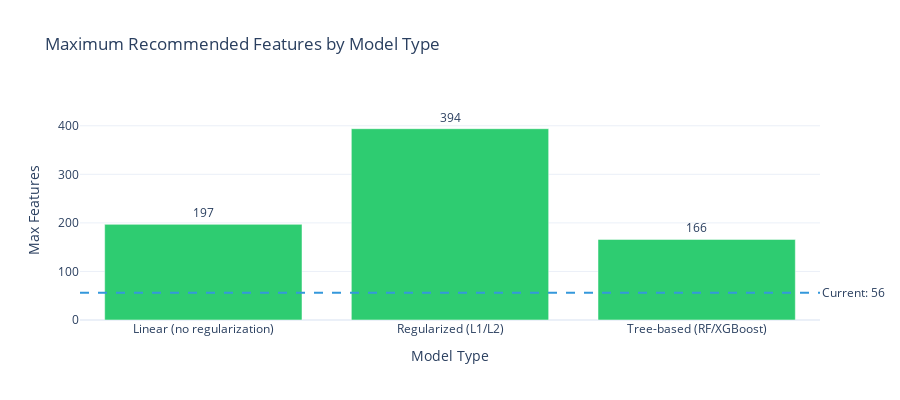

Write notebook code for a chart like this one.
### Markdown cell above
### 6.3.1 Model Complexity Guidance

Based on your data capacity, here's guidance on model complexity and feature limits.

### Code cell
# Model Complexity Guidance
if findings.target_column and 'capacity_result' in dir():
    guidance = capacity_result.complexity_guidance
    
    print("=" * 70)
    print("MODEL COMPLEXITY GUIDANCE")
    print("=" * 70)
    
    # Create visualization of feature limits by model type
    model_types = ["Linear\n(no regularization)", "Regularized\n(L1/L2)", "Tree-based\n(RF/XGBoost)"]
    max_features = [guidance.max_features_linear, guidance.max_features_regularized, guidance.max_features_tree]
    current_features = capacity_result.total_features
    
    colors = ['#e74c3c' if m < current_features else '#2ecc71' for m in max_features]
    
    fig = go.Figure()
    
    fig.add_trace(go.Bar(
        x=model_types,
        y=max_features,
        marker_color=colors,
        text=[f"{m}" for m in max_features],
        textposition='outside',
        name='Max Features'
    ))
    
    # Add horizontal line for current feature count
    fig.add_hline(
        y=current_features,
        line_dash="dash",
        line_color="#3498db",
        annotation_text=f"Current: {current_features}",
        annotation_position="right"
    )
    
    # Calculate y-axis range to fit labels
    max_val = max(max_features)
    fig.update_layout(
        title="Maximum Recommended Features by Model Type",
        xaxis_title="Model Type",
        yaxis_title="Max Features",
        yaxis_range=[0, max_val * 1.15],  # Add 15% headroom for labels
        template='plotly_white',
        height=400,
        showlegend=False,
    )
    
    display_figure(fig)
    
    print(f"\n🎯 RECOMMENDED MODEL TYPE: {guidance.recommended_model_type.replace('_', ' ').title()}")
    
    print("\n📋 MODEL-SPECIFIC RECOMMENDATIONS:")
    for rec in guidance.model_recommendations:
        print(f"   • {rec}")
    
    print("\n💡 GENERAL GUIDANCE:")
    for rec in guidance.recommendations:
        print(f"   {rec}")
    
    # Summary table
    print("\n" + "-" * 70)
    print("FEATURE BUDGET SUMMARY:")
    print("-" * 70)
    summary_data = {
        "Model Type": ["Linear (no regularization)", "Regularized (L1/L2)", "Tree-based"],
        "Max Features": [guidance.max_features_linear, guidance.max_features_regularized, guidance.max_features_tree],
        "Current": [current_features] * 3,
        "Status": [
            "✅ OK" if guidance.max_features_linear >= current_features else "⚠️ Reduce",
            "✅ OK" if guidance.max_features_regularized >= current_features else "⚠️ Reduce", 
            "✅ OK" if guidance.max_features_tree >= current_features else "⚠️ Reduce"
        ]
    }
    display(pd.DataFrame(summary_data))
    
    # Persist model type recommendation to registry
    registry.add_bronze_model_type(
        model_type=guidance.recommended_model_type,
        max_features_linear=guidance.max_features_linear,
        max_features_regularized=guidance.max_features_regularized,
        max_features_tree=guidance.max_features_tree,
        rationale=f"Recommended: {guidance.recommended_model_type}",
        source_notebook="06_feature_opportunities"
    )
    print(f"\n✅ Persisted model type recommendation to registry: {guidance.recommended_model_type}")

### Figure 1 — Plotly figure (JSON) as saved in the notebook; plotly's stock layout.template omitted (floating-point values rounded to 4 significant figures)
{"data": [{"marker": {"color": ["#2ecc71", "#2ecc71", "#2ecc71"]}, "name": "Max Features", "text": ["197", "394", "166"], "textposition": "outside", "type": "bar", "x": ["Linear\n(no regularization)", "Regularized\n(L1/L2)", "Tree-based\n(RF/XGBoost)"], "y": [197, 394, 166]}], "layout": {"annotations": [{"showarrow": false, "text": "Current: 56", "x": 1, "xanchor": "left", "xref": "x domain", "y": 56, "yanchor": "middle", "yref": "y"}], "height": 400, "shapes": [{"line": {"color": "#3498db", "dash": "dash"}, "type": "line", "x0": 0, "x1": 1, "xref": "x domain", "y0": 56, "y1": 56, "yref": "y"}], "showlegend": false, "title": {"text": "Maximum Recommended Features by Model Type"}, "xaxis": {"title": {"text": "Model Type"}}, "yaxis": {"range": [0, 453.1], "title": {"text": "Max Features"}}}}
